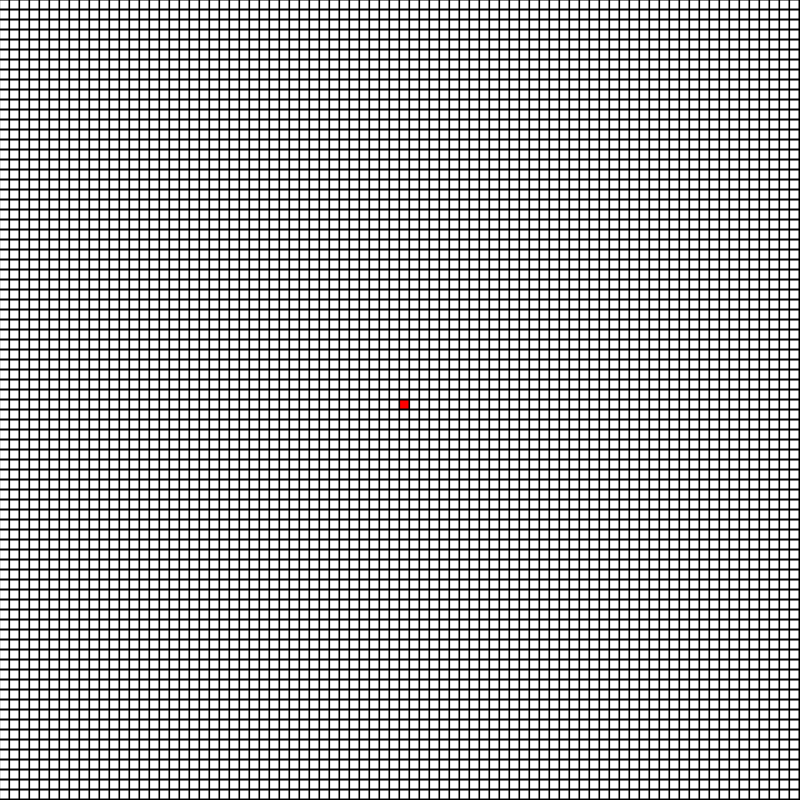
Frame 1 (no input)
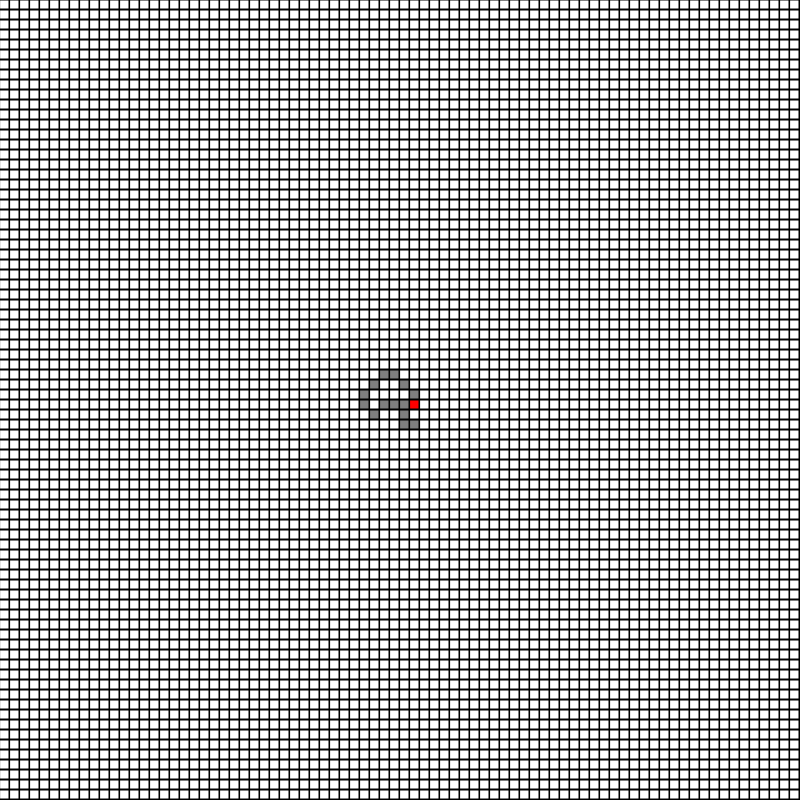
Frame 60 (no input)
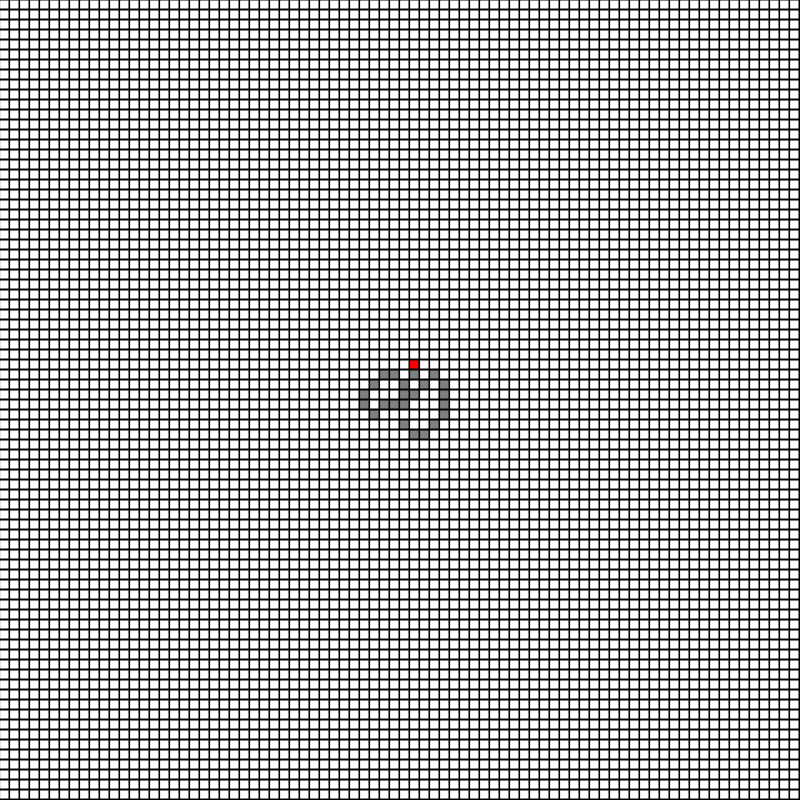
Frame 120 (the mouse pressed at the canvas centre since frame 60)

The p5.js sketch that drew these frames (run headless with seeded random() and noise() and a simulated clock; from frame 60 on, the mouse is pressed at the canvas centre):

// p5.js sketch
// ── sketch.js
let res = 10;
let grid;
let ant;

const WHITE = 0;
const DARK = 1;

const RIGHT = 0;
const DOWN = 1;
const LEFT = 2;
const UP = 3;

function setup() {
  createCanvas(800, 800);
  frameRate(30);
  let cols = width / res;
  let rows = height / res;
  this.grid = this.initializeGrid(cols, rows);
  this.ant = new Ant(Math.floor(cols / 2), Math.floor(rows) / 2, this.grid);
}

function draw() {
  background('black');
  for(let i = 0; i < this.grid.length; i++){
    for(let j = 0; j < this.grid[i].length; j++){
      let x = i * res;
      let y = j * res;
      if(this.grid[i][j].state === WHITE){
        fill('white');
      } else {
        fill('grey');
      } 

      if(this.ant.x === i && this.ant.y === j){
        fill('red');
      }
      rect(x, y, res-1, res-1);
    }
  }

  this.ant.rotate();
  this.ant.flipState();
  this.ant.move();
}

function initializeGrid(cols, rows) {
	let array = new Array(cols); 
	for(let i = 0; i < rows; i++) {
    array[i] = new Array(rows); 
    for(let j = 0; j < rows; j++){
      array[i][j] = new Cell();
    }
  }
	return array; 
}


function Cell() {
  this.state = WHITE; 

  this.flip = function() {
    this.state = (this.state + 1) % 2;
  }
}

function Ant(x, y, grid) {
  this.x = x;
  this.y = y;
  this.direction = RIGHT;
  this.grid = grid;

  /*
   At a white square, turn 90° right, flip the color of the square, move forward one unit
   At a black square, turn 90° left, flip the color of the square, move forward one unit
  */
  this.rotate = function(){
    if(this.grid[this.x][this.y].state === WHITE) {
      this.direction = (this.direction + 1 + 4) % 4;
    } else if (this.grid[this.x][this.y].state === DARK) {
      this.direction = (this.direction - 1 + 4) % 4;
    }
  }

  this.move = function(){

    switch(this.direction){
      case RIGHT: this.x = (this.x + 1) % this.grid.length; break;
      case DOWN: this.y = (this.y + 1) % this.grid[0].length; break;
      case LEFT: this.x = (this.x - 1 + this.grid.length) % this.grid.length; break;
      case UP: this.y = (this.y - 1 + this.grid[0].length) % this.grid[0].length; break;
    }
  }

  this.flipState = function(){
    this.grid[this.x][this.y].flip();
  }
}
